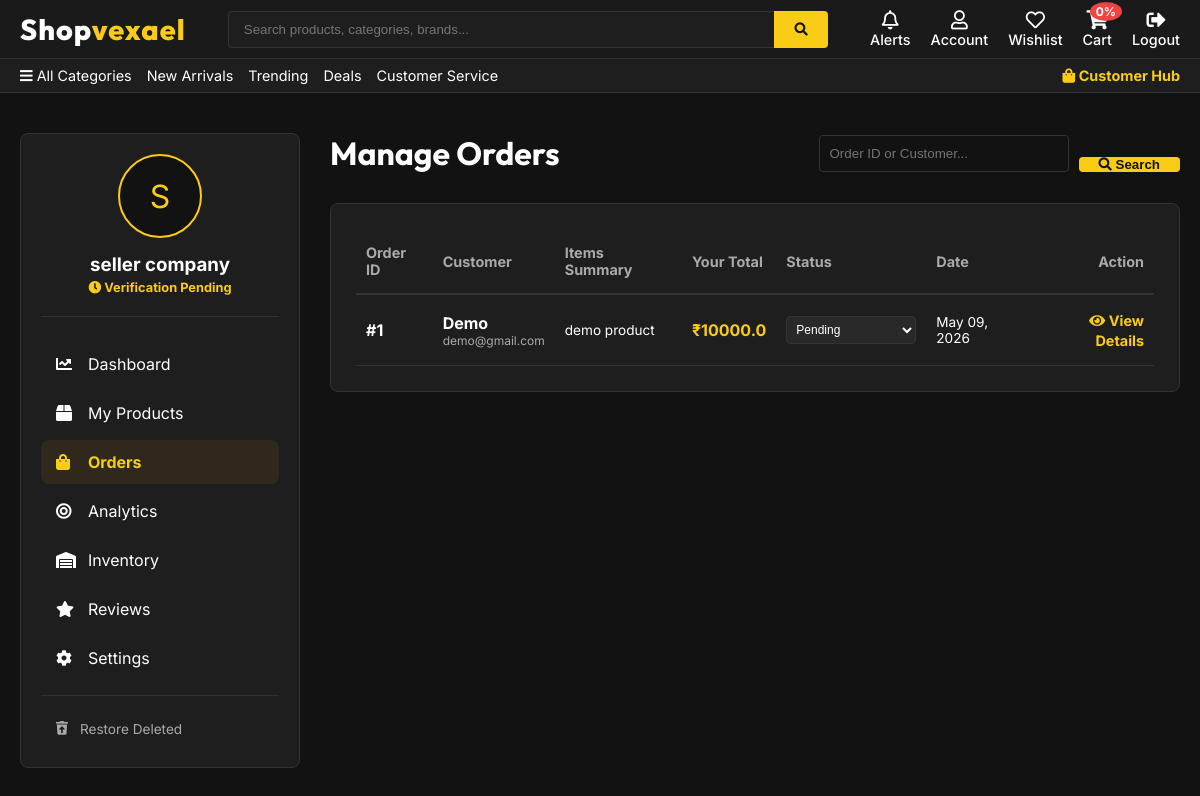
/seller_orders/ (signed in), run on an earlier commit of the app's database.
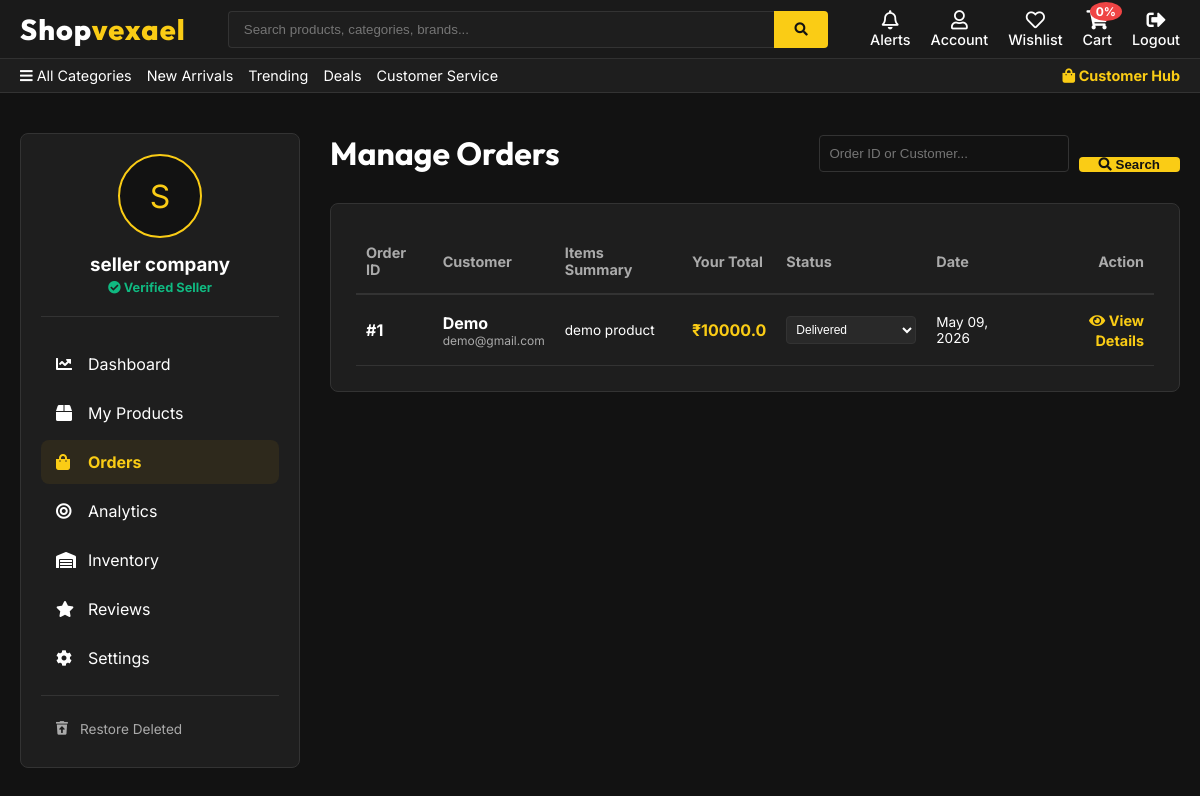
And on a later commit of the database.
### shop/models.py (models this page shows, shortened)
class Order(models.Model):
    STATUS_CHOICES = (
        ('Pending', 'Pending'),
        ('Confirmed', 'Confirmed'),
        ('Packed', 'Packed'),
        ('Shipped', 'Shipped'),
        ('Out for Delivery', 'Out for Delivery'),
        ('Delivered', 'Delivered'),
        ('Cancelled', 'Cancelled'),
        ('Returned', 'Returned'),
        ('Refunded', 'Refunded'),
    )
    customer = models.ForeignKey(Customer, on_delete=models.SET_NULL, null=True)
    date_ordered = models.DateTimeField(default=now)
    complete = models.BooleanField(default=False)
    status = models.CharField(max_length=20, choices=STATUS_CHOICES, default='Pending')
    tracking_number = models.CharField(max_length=100, null=True, blank=True)
    seller_notes = models.TextField(null=True, blank=True)
    coupon_applied = models.ForeignKey(Coupon, on_delete=models.SET_NULL, null=True, blank=True)
    @property
    def get_cart_items(self):
        orderitems = self.orderitem_set.all()
        total = sum([item.quantity for item in orderitems])
        return total

class Customer(models.Model):
    user = models.OneToOneField(User, on_delete=models.CASCADE)
    name = models.CharField(max_length=100)
    email = models.CharField(max_length=100)
    phone_number = models.CharField(max_length=15, null=True, blank=True)

class OrderItem(models.Model):
    product = models.ForeignKey(Product, on_delete=models.SET_NULL, null=True)
    variant = models.ForeignKey(ProductVariant, on_delete=models.SET_NULL, null=True, blank=True)
    order = models.ForeignKey(Order, on_delete=models.SET_NULL, null=True)
    quantity = models.IntegerField(default=0)
    date_added = models.DateTimeField(default=now)
    @property
    def get_total(self):
        base_price = self.product.final_price
        if self.variant:
            base_price += self.variant.additional_price
        return base_price * self.quantity

class Product(models.Model):
    name = models.CharField(max_length=255)
    seller = models.ForeignKey(Seller, on_delete=models.SET_NULL, null=True, blank=True)
    category = models.ForeignKey(Category, on_delete=models.SET_NULL, null=True, blank=True)
    subcategory = models.ForeignKey(SubCategory, on_delete=models.SET_NULL, null=True, blank=True)
    brand = models.ForeignKey(Brand, on_delete=models.SET_NULL, null=True, blank=True)
    price = models.FloatField()
    discount_price = models.FloatField(null=True, blank=True)
    offer_percentage = models.FloatField(default=0.0)
    short_description = models.TextField(null=True, blank=True)
    description = models.TextField(null=True, blank=True)
    image = models.ImageField(upload_to="products/", default="")
    stock = models.IntegerField(default=10)
    sku = models.CharField(max_length=100, unique=True, null=True, blank=True)
    barcode = models.CharField(max_length=100, null=True, blank=True)
    warranty_info = models.CharField(max_length=200, null=True, blank=True)
    delivery_time = models.CharField(max_length=100, null=True, blank=True)
    return_policy = models.CharField(max_length=200, null=True, blank=True)
    tags = models.CharField(max_length=500, null=True, blank=True)  # Comma separated
    weight = models.CharField(max_length=50, null=True, blank=True)
    dimensions = models.CharField(max_length=100, null=True, blank=True)
    country_of_origin = models.CharField(max_length=100, null=True, blank=True)
    views_count = models.IntegerField(default=0)
    date_added = models.DateTimeField(default=now)
    is_trending = models.BooleanField(default=False)
    is_featured = models.BooleanField(default=False)
    is_bestseller = models.BooleanField(default=False)
    is_deleted = models.BooleanField(default=False)
    @property
    def final_price(self):
        if self.discount_price:
            return self.discount_price
        return self.price

### shop/views.py (the view)
# urls.py: path("seller_orders/", views.seller_orders, name="seller_orders"),
@seller_required
def seller_orders(request):
    seller = Seller.objects.get(user=request.user)
    data = cartData(request)
    cartItems = data['cartItems']
    order_items = OrderItem.objects.filter(product__seller=seller, order__complete=True)
    order_ids = order_items.values_list('order_id', flat=True).distinct()
    orders_qs = Order.objects.filter(id__in=order_ids).order_by('-date_ordered')
    order_search = request.GET.get('order_search')
    if order_search:
        orders_qs = orders_qs.filter(Q(id__icontains=order_search) | Q(customer__name__icontains=order_search))
    orders_data = []
    for order in orders_qs:
        items = order_items.filter(order=order)
        seller_total = sum([item.get_total for item in items])
        orders_data.append({'order': order, 'items': items, 'seller_total': seller_total})
    context = {'seller': seller, 'orders': orders_data, 'cartItems': cartItems}
    return render(request, 'seller_orders.html', context)

### shop/inherit.py (called while the page is built)
def cartData(request):
    unread_notifications = 0
    if request.user.is_authenticated:
        customer, created = Customer.objects.get_or_create(user=request.user, email=request.user.email, name=request.user.username)
        order, created = Order.objects.get_or_create(customer=customer, complete=False)
        items = order.orderitem_set.all()
        cartItems = order.get_cart_items
        unread_notifications = Notification.objects.filter(user=request.user, is_read=False).count()
    else:
        items = []
        order = {'get_cart_total':0, 'get_cart_items':0}
        cartItems = order['get_cart_items']
    return {'cartItems':cartItems, 'items':items, 'order':order, 'unread_notifications': unread_notifications}

### shop/views.py (called while the page is built)
def seller_required(f):
    @wraps(f)
    def wrap(request, *args, **kwargs):
        if not request.user.is_authenticated:
            return redirect('/login/')
        if not Seller.objects.filter(user=request.user).exists():
            return redirect('/seller_signup/')
        return f(request, *args, **kwargs)
    return wrap

### shop/templates/seller_orders.html (shortened to what the changed rows need)
{% extends 'base.html' %}
{% load static %}
{% block body %}
<div style="padding: 40px 20px; max-width: 1400px; margin: 0 auto;">
    <div style="display: flex; gap: 30px; flex-wrap: wrap;">
        <div style="flex: 0 0 280px;">
            {% include 'seller_sidebar.html' %}
        </div>
        <div style="flex: 1; min-width: 600px;">
            <div style="display: flex; justify-content: space-between; align-items: center; margin-bottom: 30px;">
                <h1 style="margin: 0; font-family: 'Outfit', sans-serif;">Manage Orders</h1>
            </div>
            <div class="product-card" style="padding: 25px;">
                <div style="overflow-x: auto;">
                    <table style="width: 100%; border-collapse: collapse; text-align: left;">
                        <thead>
                            <tr style="border-bottom: 2px solid var(--border-color); color: var(--text-secondary); font-size: 0.9rem;">
                                <th style="padding: 15px 10px;">Order ID</th>
                                <th style="padding: 15px 10px;">Customer</th>
                                <th style="padding: 15px 10px;">Items Summary</th>
                                <th style="padding: 15px 10px;">Your Total</th>
                                <th style="padding: 15px 10px;">Status</th>
                                <th style="padding: 15px 10px;">Date</th>
                                <th style="padding: 15px 10px; text-align: right;">Action</th>
                            </tr>
                        </thead>
                        <tbody>
                            {% if orders %}
                                {% for order_data in orders %}
                                <tr style="border-bottom: 1px solid var(--border-color);">
                                    <td style="padding: 15px 10px; font-weight: bold;">#{{ order_data.order.id }}</td>
                                    <td style="padding: 15px 10px;">
                                        <div style="font-weight: bold;">{{ order_data.order.customer.name }}</div>
                                        <div style="font-size: 0.75rem; color: var(--text-secondary);">{{ order_data.order.customer.email }}</div>
                                    </td>
                                    <td style="padding: 15px 10px;">
                                        <div style="font-size: 0.85rem;">
                                            {{ order_data.items.0.product.name|truncatechars:30 }}
                                        </div>
                                    </td>
                                    <td style="padding: 15px 10px; color: var(--accent-gold); font-weight: bold;">₹{{ order_data.seller_total }}</td>
                                    <td style="padding: 15px 10px;">
                                        <select class="form-control status-updater" data-order="{{ order_data.order.id }}" style="font-size: 0.75rem; padding: 5px; width: 130px; background: rgba(255,255,255,0.05);">
                                            {% for code, label in order_data.order.STATUS_CHOICES %}
                                            <option value="{{ code }}" {% if order_data.order.status == code %}selected{% endif %}>{{ label }}</option>
                                            {% endfor %}
                                        </select>
                                    </td>
                                    <td style="padding: 15px 10px; font-size: 0.85rem;">{{ order_data.order.date_ordered|date:"M d, Y" }}</td>
                                    <td style="padding: 15px 10px; text-align: right;">
                                        <a href="/seller_order_details/{{ order_data.order.id }}/" style="color: var(--accent-gold); text-decoration: none; font-size: 0.9rem; font-weight: bold;">
                                            <i class="fas fa-eye"></i> View Details
                                        </a>
                                    </td>
                                </tr>
                                {% endfor %}
                            {% endif %}
                        </tbody>
                    </table>
                </div>
            </div>
        </div>
    </div>
</div>
{% endblock %}

### shop/templates/seller_sidebar.html (shortened to what the changed rows need)
<div class="product-card" style="padding: 20px; position: sticky; top: 100px;">
    <div style="text-align: center; margin-bottom: 25px; padding-bottom: 20px; border-bottom: 1px solid var(--border-color);">
        <div style="width: 80px; height: 80px; background: var(--bg-dark); color: var(--accent-gold); border-radius: 50%; display: flex; align-items: center; justify-content: center; margin: 0 auto 15px; font-size: 2rem; border: 2px solid var(--accent-gold);">
            {{ seller.company_name|slice:":1"|upper }}
        </div>
        <h3 style="margin: 0;">{{ seller.company_name }}</h3>
        {% if seller.verified %}
            <span style="color: #10b981; font-size: 0.8rem; font-weight: bold;"><i class="fas fa-check-circle"></i> Verified Seller</span>
        {% else %}
            <span style="color: var(--accent-gold); font-size: 0.8rem; font-weight: bold;"><i class="fas fa-clock"></i> Verification Pending</span>
        {% endif %}
    </div>
</div>

What changed in the data, as far as the page shows it:
changed Seller "seller company": verified False → True (drawn)
changed Order "Demo": status+id "Pending" → "Delivered"
Also different on the page:
text no longer shown: "Verification Pending"
text now shown: "Verified Seller"
